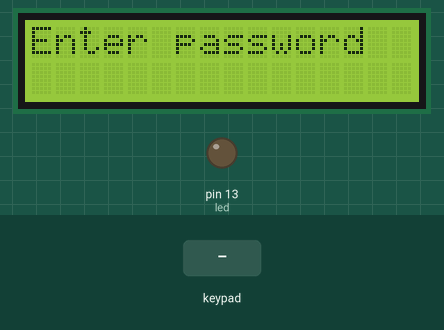
Recording of a sketch running on a simulated Arduino Uno, built with avr-gcc and run on an emulated ATmega328P. Shown: 16×2 character LCD, output pins drawn as LEDs (lit = HIGH). The test bench sets the inputs (shaded band).

Above: at 1.2 s.
1.3 s: keypad keys 9 8 7 6 # pressed 0.4 s apart
At 3.5 s:
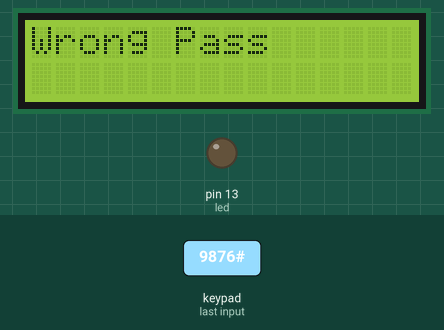
6.0 s: key '1' pressed
At 6.9 s:
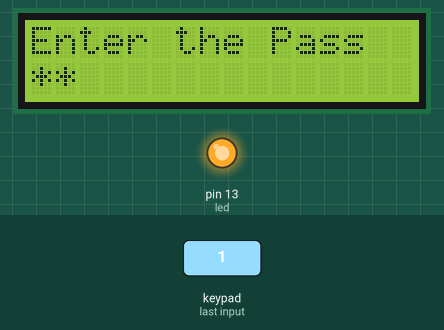
7.5 s: key '2' pressed
At 8.0 s:
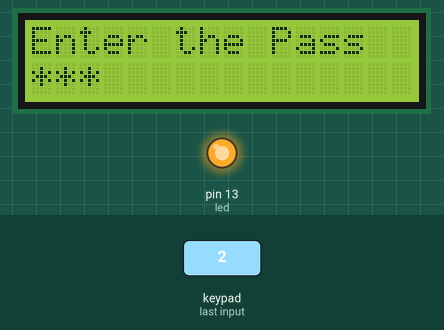
9.0 s: key '3' pressed
At 11.8 s:
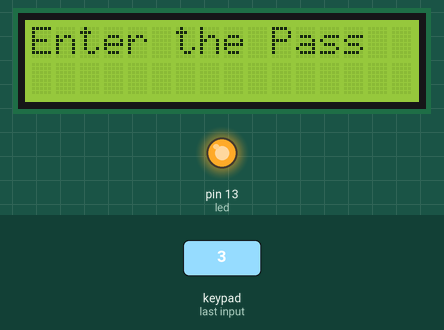
12.0 s: keypad keys 2 5 8 0 pressed 0.4 s apart
At 14.8 s:
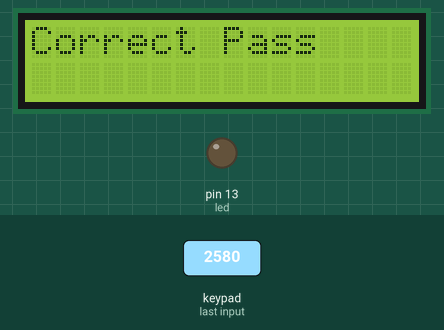
15.7 s: keypad keys 2 5 8 0 # pressed 0.4 s apart
At 26.2 s:
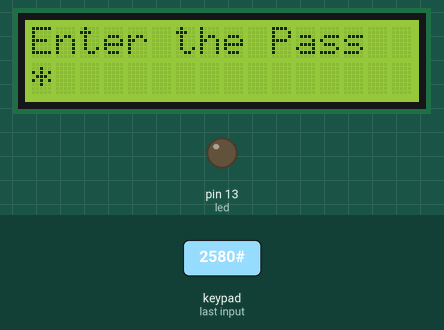
Timing chart, 0 to 27.3 s (numbered marks = the images above; inputs shaded):
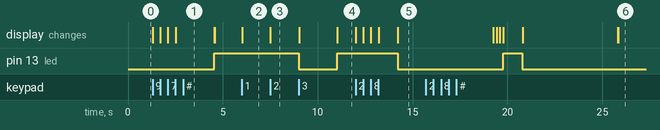

The sketch:

SMART_LOCK.ino
```cpp
#include <Keypad.h>
#include <Wire.h>
#include <LiquidCrystal_I2C.h>
#define led 13
LiquidCrystal_I2C lcd(0x27,16,2);

const byte ROWS = 4; //four rows
const byte COLS = 4; //three columns
char keys[ROWS][COLS] = {
  {'1', '2', '3', 'A'},
  {'4', '5', '6', 'B'},
  {'7', '8', '9', 'C'},
  {'*', '0', '#', 'D'}
};
byte rowPins[ROWS] = {9, 8, 7, 6}; //connect to the row pinouts of the keypad
byte colPins[COLS] = {5, 4, 3, 2}; //connect to the column pinouts of the keypad

Keypad keypad = Keypad( makeKeymap(keys), rowPins, colPins, ROWS, COLS );
char StorePass[]="2580";
int i=0;
int count=0;
char pass[4];
void setup(){
  lcd.init();
  // Print a message to the LCD.
  lcd.backlight();
  lcd.setCursor(0,0);
  lcd.print("Enter password");
  lcd.setCursor(0,1);
  pinMode(led,OUTPUT);

}

void loop(){
  char key = keypad.getKey();

  if (key){
    lcd.print('*');
        pass[i]=key;
    i++;
  }
    if(i==4)
    {
      for(int j=0;j<4;j++)
      {
        if(pass[j]==StorePass[j])count++;
      }
      if(count==4)
      {
        lcd.clear();
        digitalWrite(led,HIGH);
        delay(1000);
        digitalWrite(led,LOW);


        lcd.setCursor(0,0);
        lcd.print("Correct Pass    ");
        delay(5000);
        i=0;
        count=0;
        lcd.setCursor(0,0);
        lcd.print("Enter the Pass");
        lcd.setCursor(0,1);
      }else
      {
        printt();
                digitalWrite(led,HIGH);

      }

  }}


void printt()
{
        lcd.clear();
        digitalWrite(led,LOW);
        lcd.setCursor(0,0);
        lcd.print("Wrong Pass     ");
        delay(2000);
        i=0;
        count=0;
        lcd.setCursor(0,0);
        lcd.print("Enter the Pass");
        lcd.setCursor(0,1);
}
```

Measured:
- after the input at 1.3 s, pin 13 (led): LOW → HIGH after 3.2 s; the display: first changes at once (image 1 shows a later state)
- after the input at 6.0 s, the display: changes at once (image 2)
- after the input at 7.5 s, the display: changes at once (image 3)
- after the input at 9.0 s, pin 13 (led): HIGH → LOW at once, → HIGH 2.0 s later; the display: first changes at once (image 4 shows a later state)
- after the input at 12.0 s, pin 13 (led): HIGH → LOW after 2.2 s; the display: first changes at once (image 5 shows a later state)
- after the input at 15.7 s, pin 13 (led): LOW → HIGH after 4.1 s, → LOW 1.0 s later; the display: first differs from a run without the input after 3.6 s (image 6)
